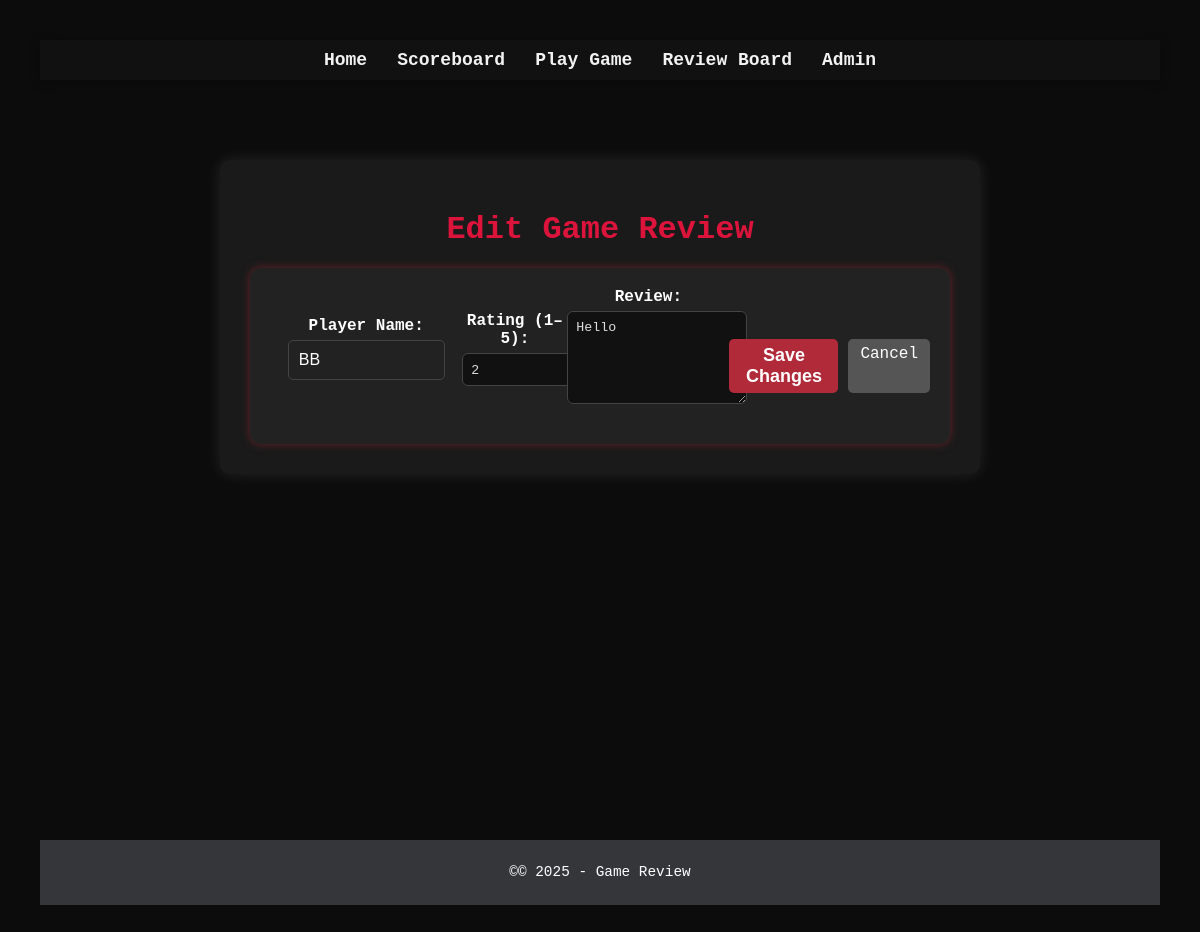
Page /admin/edit_review/2 on the committed database.
### app.py (models this page shows)
class GameReview(db.Model):
    id = db.Column(db.Integer, primary_key=True)
    player_name2 = db.Column(db.String(100), nullable=False)
    rating = db.Column(db.Integer, nullable=False)
    review_text = db.Column(db.Text, nullable=False)
    date_submitted = db.Column(db.DateTime, default=datetime.now(timezone.utc))

### app.py (the view, shortened to what this page needs)
@app.route('/admin/edit_review/<int:review_id>', methods=['GET', 'POST'])
def admin_edit_review(review_id):
    review = GameReview.query.get_or_404(review_id)
    errorMsg = None
    return render_template('edit_review.html', review=review, error=errorMsg)

### templates/edit_review.html (shortened to what this page needs)
{% extends "base.html" %}
{% block content %}
<div class="container">
    <h1>Edit Game Review</h1>
    <form method="POST" class="form-box">
        <div class="form-group">
            <label for="player_name2">Player Name:</label>
            <input type="text" id="player_name2" name="player_name2" value="{{ review.player_name2 }}" required>
        </div>
        <div class="form-group">
            <label for="rating">Rating (1–5):</label>
            <input type="number" id="rating" name="rating" min="1" max="5" value="{{ review.rating }}" required>
        </div>
        <div class="form-group">
            <label for="review_text">Review:</label>
            <textarea id="review_text" name="review_text" rows="5" required>{{ review.review_text }}</textarea>
        </div>
        <div class="button-row">
            <button type="submit" class="btn save">Save Changes</button>
            <a href="{{ url_for('admin_maintenance') }}" class="btn cancel">Cancel</a>
        </div>
    </form>
</div>
{% endblock %}

### static/style.css (style rules this page uses)
body { background-color: #0c0c0c; color: #f2f2f2; font-family: Consolas, monospace; padding: 40px; }
.container { max-width: 700px; margin: 0 auto; background: #1a1a1a; padding: 30px; border-radius: 10px; box-shadow: 0 0 15px rgba(255, 255, 255, 0.1); }
form { display: flex; justify-content: space-between; align-items: center; margin-top: 20px; }
input[type="text"] { background-color: #222; color: #fff; border: 1px solid #444; padding: 10px; border-radius: 5px; width: 70%; font-size: 16px; }
button { padding: 10px 20px; background: crimson; border: none; color: #fff; border-radius: 5px; font-weight: bold; cursor: pointer; transition: background 0.3s; }
.container { max-width: 700px; margin: 40px auto; background: #1a1a1a; padding: 30px; border-radius: 10px; color: #f2f2f2; box-shadow: 0 0 15px rgba(255, 255, 255, 0.1); text-align: center; }
h1 { color: crimson; margin-bottom: 20px; }
body { margin: 0; font-family: "Consolas", monospace; background-color: #0c0c0c; color: #f2f2f2; }
button { padding: 12px 24px; background: crimson; border: none; color: white; border-radius: 6px; font-size: 18px; font-weight: bold; cursor: pointer; transition: background 0.3s, transform 0.1s; }
.btn, .btn-small { background-color: #b12a3a; color: white; padding: 6px 12px; border: none; border-radius: 5px; cursor: pointer; text-decoration: none; }
.form-box { background-color: #222; padding: 20px; border-radius: 12px; box-shadow: 0 0 10px rgba(177, 42, 58, 0.5); }
.form-group { margin-bottom: 15px; }
label { display: block; font-weight: bold; margin-bottom: 5px; color: #fff; }
input, textarea { width: 100%; padding: 8px; border: 1px solid #444; border-radius: 6px; background-color: #111; color: #ddd; }
.button-row { display: flex; gap: 10px; margin-top: 20px; }
.btn.save { background-color: #b12a3a; }
.btn.cancel { background-color: #555; }

### rows in the picture
GameReview: player_name2 "BB", rating "2", review_text "Hello"
